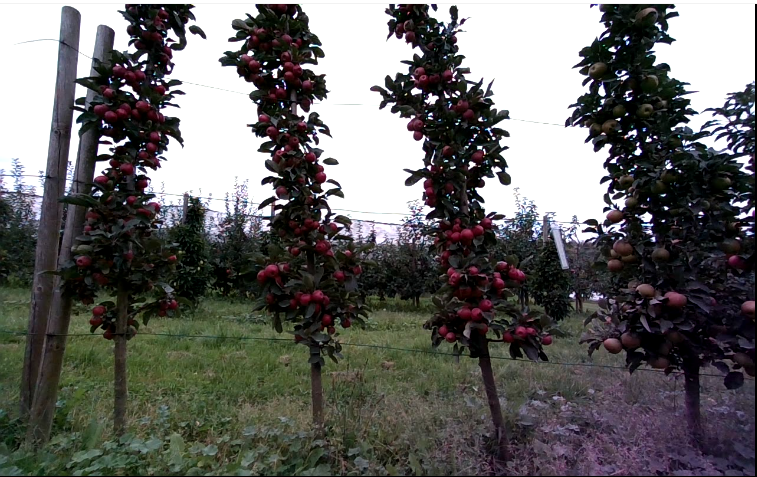
#> input picture Videa/test_image.png, 757 x 477 px, found by its file name
$ python pokusymaska.py
#> lines starting #> are read from the running program, lines starting #| are printed output that depends on the picture; after the words box and inside, x2 and y2 are one past the last pixel; in counts of white or black regions, pixels touching at a corner belong together
import cv2
import numpy as np
#načtení obrázků
trees_img = cv2.imread('videa/test_image.png', cv2.IMREAD_UNCHANGED)
#> trees_img is the input picture: shape (477, 757, 4); mean B, G, R, A 97.9, 99.4, 100.3, 255
mask_img = cv2.imread('videa/testmask1.png', cv2.IMREAD_UNCHANGED)
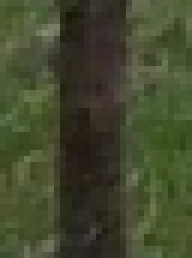
#> input picture Videa/testmask1.png, 32 x 43 px, found by its file name (shown 6 times larger)
#> mask_img is the input picture: shape (43, 32, 4); mean B, G, R, A 46, 73, 66.9, 255

# [9 lines of commented-out code are left out]
blur = cv2.GaussianBlur(trees_img, (3, 3), cv2.BORDER_DEFAULT)
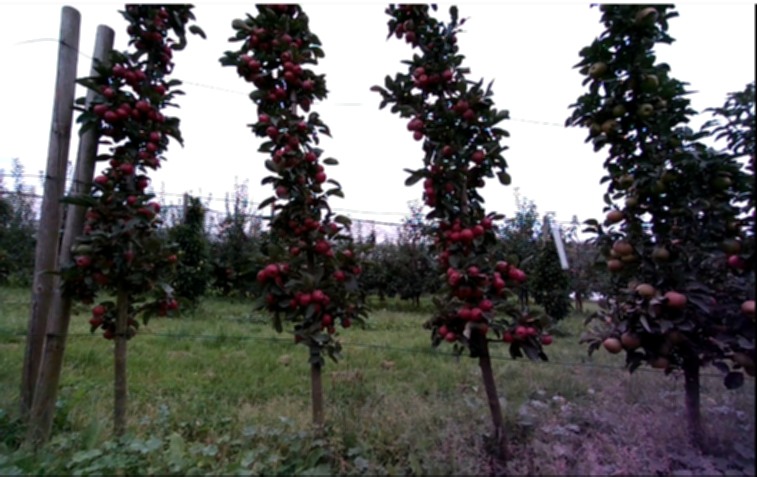
#> blur: shape (477, 757, 4); mean B, G, R, A 97.9, 99.5, 100.4, 255
cv2.imshow('Blur', blur)
cv2.waitKey()
cv2.destroyAllWindows()
#matchování podle template je možné vybrat ještě jiné metody, ale tahle funguje
result = cv2.matchTemplate(blur, mask_img, cv2.TM_CCOEFF_NORMED)
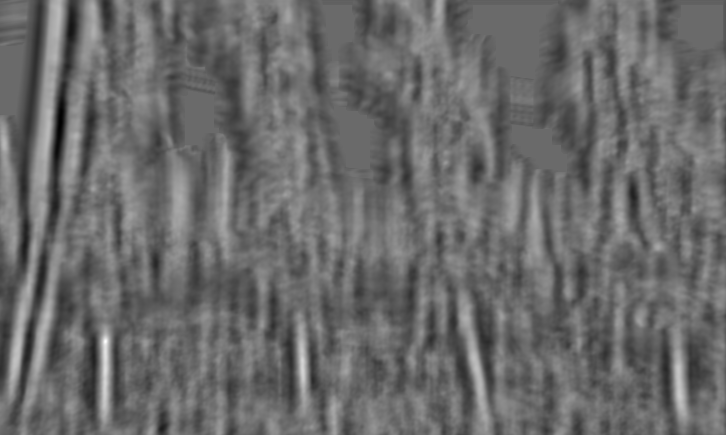
#> result: shape (435, 726) float32; min -0.677, max 0.948, mean 0.00354; drawn with min black and max white


cv2.imshow('Result', result)
cv2.waitKey()
cv2.destroyAllWindows()

#velikost masky
w = mask_img.shape[1]
#> w = 32
h = mask_img.shape[0]
#> h = 43

# [8 lines of commented-out code are left out]
threshold = .5
yloc, xloc = np.where(result >= threshold)
#> yloc = 855 values from 8 to 409; xloc = 855 values, max 682 at index 763, min 13 at index 292, mean 266.8
#vykreslení všech schod(čtverců)
# for (x, y) in zip(xloc, yloc):
#     cv2.rectangle(trees_img, (x, y), (x + w, y + h), (0,255,255), 2)

#vybrání jen nepřekrývajících se shod
rectangles = []
for (x, y) in zip(xloc, yloc):
    rectangles.append([int(x), int(y), int(w), int(h)])
#> this loop made 855 passes
#> (x, y) on passes 1 to 3: (58, 8), (58, 9), (58, 10)
#> after the loop, rectangles = 855 items, first 6: [58, 8, 32, 43], [58, 9, 32, 43], [58, 10, 32, 43], [58, 11, 32, 43], [58, 12, 32, 43], [58, 13, 32, 43]
# print(len(xloc))
rectangles, weights = cv2.groupRectangles(rectangles, 1, 1)
#> rectangles = [[58, 10, 32, 43], [47, 132, 32, 43], [105, 369, 32, 43], [16, 354, 32, 43], [302, 364, 32, 43], [475, 364, 32, 43], [679, 385, 32, 43]]; weights = [6, 2, 346, 118, 161, 48, 174]
crop = 300;
for (x, y, w, h) in rectangles:
    if y>crop:
        cv2.rectangle(trees_img, (x, y), (x + w, y + h), (0, 255, 255), 2)
#> this loop made 7 passes
#> (x, y) on passes 1 to 7: (58, 10), (47, 132), (105, 369), (16, 354), (302, 364), (475, 364), (679, 385)
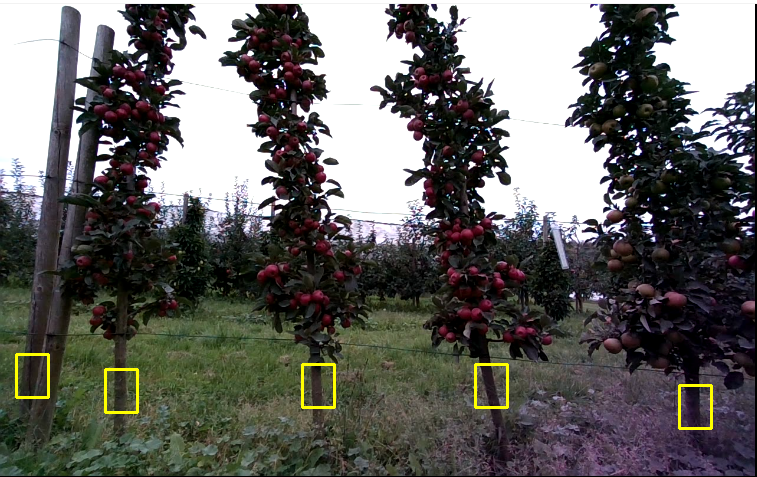
#> trees_img: shape (477, 757, 4); 0.62% of pixels changed, all inside (x1, y1, x2, y2) = (15, 353, 713, 430)

cv2.imshow('trees', trees_img)
cv2.waitKey()
cv2.destroyAllWindows()
